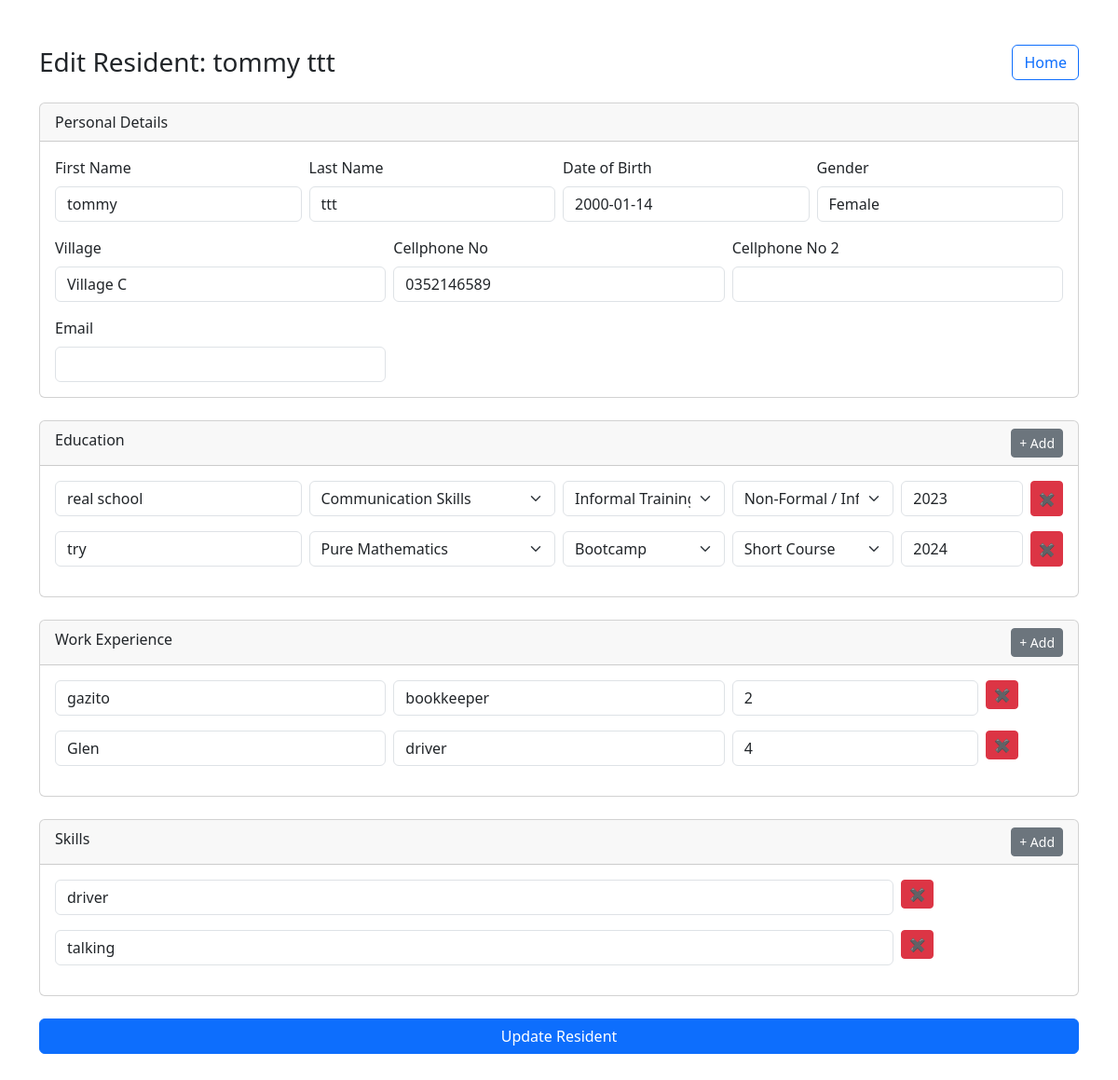
/edit-resident/6, run on the app's committed database.
### app/models.py (models this page shows)
class Resident(Base):
    __tablename__ = "residents"
    id = Column(Integer, primary_key=True, index=True)
    first_name = Column(String, nullable=False)
    last_name = Column(String, nullable=False)
    dob = Column(Date, nullable=False)
    gender = Column(String, nullable=False)
    village = Column(String, nullable=False)
    cellphone_no = Column(String, nullable=False)
    cellphone_no2 = Column(String)
    email = Column(String)
    qualifications = relationship("Qualification", back_populates="resident", cascade="all, delete-orphan")
    experiences = relationship("Experience", back_populates="resident", cascade="all, delete-orphan")
    skills = relationship("Skill", back_populates="resident", cascade="all, delete-orphan")

class Qualification(Base):
    __tablename__ = "qualifications"
    id = Column(Integer, primary_key=True, index=True)
    institution = Column(String)
    name = Column(String)
    type = Column(String)
    level = Column(String)
    year = Column(String)
    resident_id = Column(Integer, ForeignKey("residents.id"))
    resident = relationship("Resident", back_populates="qualifications")

class Experience(Base):
    __tablename__ = "experiences"
    id = Column(Integer, primary_key=True, index=True)
    company = Column(String)
    position = Column(String)
    years = Column(String)
    resident_id = Column(Integer, ForeignKey("residents.id"))
    resident = relationship("Resident", back_populates="experiences")

class Skill(Base):
    __tablename__ = "skills"
    id = Column(Integer, primary_key=True, index=True)
    name = Column(String)
    resident_id = Column(Integer, ForeignKey("residents.id"))
    resident = relationship("Resident", back_populates="skills")

### app/resident_routes.py (the view)
@router.get("/edit-resident/{resident_id}", response_class=HTMLResponse)
async def edit_resident_form(request: Request, resident_id: int, db: Session = Depends(get_db)):
    resident = db.query(Resident).filter(Resident.id == resident_id).first()
    if not resident:
        return RedirectResponse(url="/", status_code=303)
    villages = get_all_villages()
    qualifications = get_all_qualifications()
    return templates.TemplateResponse(
        "edit_resident.html",
        {
            "request": request,
            "resident": resident,
            "villages": villages,
            "qualifications": qualifications
        }
    )

### app/templates/edit_resident.html (shortened to what this page needs)
<!DOCTYPE html>
<html>
<head>
    <link href="https://cdn.jsdelivr.net/npm/bootstrap@5.3.3/dist/css/bootstrap.min.css" rel="stylesheet">
    <link rel="stylesheet" href="https://cdn.jsdelivr.net/npm/flatpickr/dist/flatpickr.min.css">
</head>
<body>
<div class="container mt-5">
<div class="d-flex justify-content-between align-items-center mb-4">
  <h3 class="mb-0">Edit Resident: {{ resident.first_name }} {{ resident.last_name }}</h3>
  <a href="/" class="btn btn-outline-primary">Home</a>
</div>
<form method="post" action="/edit-resident/{{ resident.id }}">
<div class="card mb-4">
    <div class="card-header">Personal Details</div>
    <div class="card-body">
        <div class="row g-2 mb-3">
            <div class="col-md-3">
                <label class="form-label">First Name</label>
                <input type="text" class="form-control" value="{{ resident.first_name }}" readonly>
            </div>
            <div class="col-md-3">
                <label class="form-label">Last Name</label>
                <input type="text" class="form-control" value="{{ resident.last_name }}" readonly>
            </div>
            <div class="col-md-3">
                <label class="form-label">Date of Birth</label>
                <input type="text" class="form-control" value="{{ resident.dob }}" readonly>
            </div>
            <div class="col-md-3">
                <label class="form-label">Gender</label>
                <input type="text" class="form-control" value="{{ resident.gender }}" readonly>
            </div>
        </div>
        <div class="row g-2 mb-3">
            <div class="col-md-4">
                <label class="form-label">Village</label>
                <input type="text" class="form-control" value="{{ resident.village }}" readonly>
            </div>
            <div class="col-md-4">
                <label class="form-label">Cellphone No</label>
                <input type="text" name="cellphone_no" class="form-control"
                       value="{{ resident.cellphone_no }}" required>
            </div>
            <div class="col-md-4">
                <label class="form-label">Cellphone No 2</label>
                <input type="text" name="cellphone_no2" class="form-control"
                       value="{{ resident.cellphone_no2 or '' }}">
            </div>
        </div>
        <div class="row g-2">
            <div class="col-md-4">
                <label class="form-label">Email</label>
                <input type="email" name="email" class="form-control"
                       value="{{ resident.email or '' }}">
            </div>
        </div>
    </div>
</div>
<div class="card mb-4">
    <div class="card-header d-flex justify-content-between">
        <span>Education</span>
        <button type="button" class="btn btn-sm btn-secondary" onclick="addEducation()">+ Add</button>
    </div>
    <div class="card-body" id="education-section">
        {% for qualification in resident.qualifications %}
        <div class="row g-2 mb-3 education-row">
            <div class="col-md-3">
                <input name="education_institution[]" class="form-control"
                       value="{{ qualification.institution or '' }}" placeholder="Institution">
            </div>
            <div class="col-md-3">
                <select name="education_name[]" class="form-select" required>
                    {% for field, names in qualifications.names.items() %}
                        <optgroup label="{{ field }}">
                            {% for name in names %}
                                <option value="{{ name }}"
                                    {% if qualification.name == name %}selected{% endif %}>
                                    {{ name }}
                                </option>
                            {% endfor %}
                        </optgroup>
                    {% endfor %}
                </select>
            </div>
            <div class="col-md-2">
                <select name="education_type[]" class="form-select" required>
                    {% for type in qualifications.types %}
                        <option value="{{ type }}"
                            {% if qualification.type == type %}selected{% endif %}>
                            {{ type }}
                        </option>
                    {% endfor %}
                </select>
            </div>
            <div class="col-md-2">
                <select name="education_level[]" class="form-select" required>
                    {% for level in qualifications.levels %}
                        <option value="{{ level }}"
                            {% if qualification.level == level %}selected{% endif %}>
                            {{ level }}
                        </option>
                    {% endfor %}
                </select>
            </div>
            <div class="col-md-2 d-flex">
                <input name="education_year[]" class="form-control"
                       value="{{ qualification.year or '' }}" placeholder="Year">
                <button type="button" class="btn btn-danger btn-sm ms-2"
                        onclick="deleteEducationRow(this)">✖</button>
            </div>
        </div>
        {% endfor %}
    </div>
</div>
<div class="card mb-4">
    <div class="card-header d-flex justify-content-between">
        <span>Work Experience</span>
        <button type="button" class="btn btn-sm btn-secondary" onclick="addExperience()">+ Add</button>
    </div>
    <div class="card-body" id="experience-section">
        {% for exp in resident.experiences %}
        <div class="row g-2 mb-3 experience-row">
            <div class="col-md-4">
                <input name="company[]" class="form-control"
                       value="{{ exp.company or '' }}" placeholder="Company">
            </div>
            <div class="col-md-4">
                <input name="position[]" class="form-control"
                       value="{{ exp.position or '' }}" placeholder="Position">
            </div>
            <div class="col-md-3">
                <input name="years[]" class="form-control"
                       value="{{ exp.years or '' }}" placeholder="Years">
            </div>
            <div class="col-md-1">
                <button type="button" class="btn btn-danger btn-sm"
                        onclick="deleteExperienceRow(this)">✖</button>
            </div>
        </div>
        {% endfor %}
    </div>
</div>
<div class="card mb-4">
    <div class="card-header d-flex justify-content-between">
        <span>Skills</span>
        <button type="button" class="btn btn-sm btn-secondary" onclick="addSkill()">+ Add</button>
    </div>
    <div class="card-body" id="skills-section">
        {% for skill in resident.skills %}
        <div class="row g-2 mb-3 skill-row">
            <div class="col-md-10">
                <input name="skills[]" class="form-control"
                       value="{{ skill.name or '' }}" placeholder="Skill">
            </div>
            <div class="col-md-2">
                <button type="button" class="btn btn-danger btn-sm"
                        onclick="deleteSkillRow(this)">✖</button>
            </div>
        </div>
        {% endfor %}
    </div>
</div>
<button type="submit" class="btn btn-primary w-100 mb-5">
    Update Resident
</button>
</form>
</div>
</body>
</html>

### data on the page
Resident: first_name "tommy", last_name "ttt", dob "2000-01-14", gender "Female", village "Village C", cellphone_no "0352146589"
Qualification: institution "real school", name "Communication Skills", type "Informal Training", level "Non-Formal / Informal Training", year "2023"
Qualification: institution "try", name "Pure Mathematics", type "Bootcamp", level "Short Course", year "2024"
Experience: company "gazito", position "bookkeeper", years "2"
Experience: company "Glen", position "driver", years "4"
Skill: name "driver"
Skill: name "talking"
